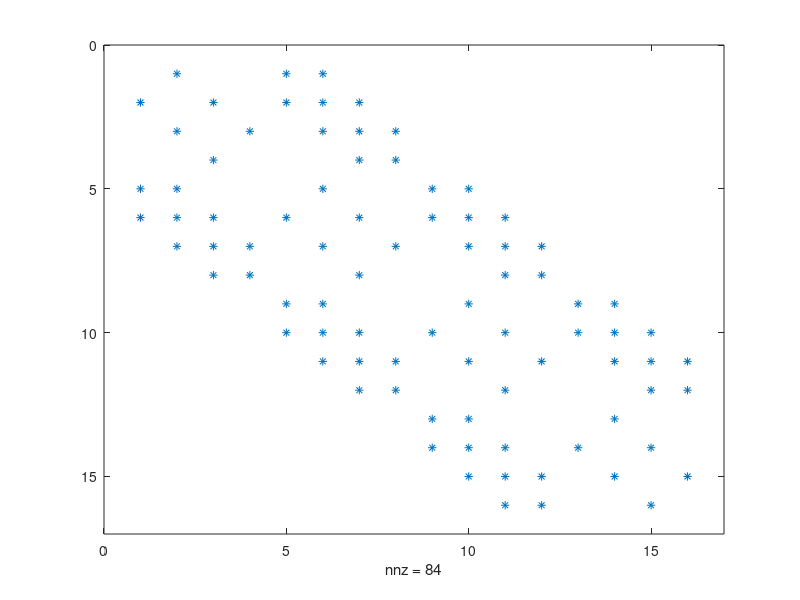

The MATLAB source for this figure:
clear variables; close all; clc;

Np = 9;
%% Square lattice
C_sq = zeros(Np,Np);
for i = 1:Np-1
    for j = i+1 : Np
        C_sq(i,j) = 1;
        C_sq(j,i) = 1;
    end
end

%% Linear Lattice
C_lin = zeros(Np,Np);
for i = 1:Np-1
    for j = i+1 : Np
        if(abs(i-j)==1) 
        C_lin(i,j) = 1;
        C_lin(j,i) = 1;
        end
    end
end
%%
N = 4;  
r = N; c = N;                        %# Get the matrix size
diagVec1 = repmat([ones(c-1,1); 0],r,1);  %# Make the first diagonal vector
                                          %#   (for horizontal connections)
diagVec1 = diagVec1(1:end-1);             %# Remove the last value
diagVec2 = [0; diagVec1(1:(c*(r-1)))];    %# Make the second diagonal vector
                                          %#   (for anti-diagonal connections)
diagVec3 = ones(c*(r-1),1);               %# Make the third diagonal vector
                                          %#   (for vertical connections)
diagVec4 = diagVec2(2:end-1);             %# Make the fourth diagonal vector
                                          %#   (for diagonal connections)
adj = diag(diagVec1,1)+...                %# Add the diagonals to a zero matrix
      diag(diagVec2,c-1)+...
      diag(diagVec3,c)+...
      diag(diagVec4,c+1);
adj = adj+adj.'; 

spy(adj)
